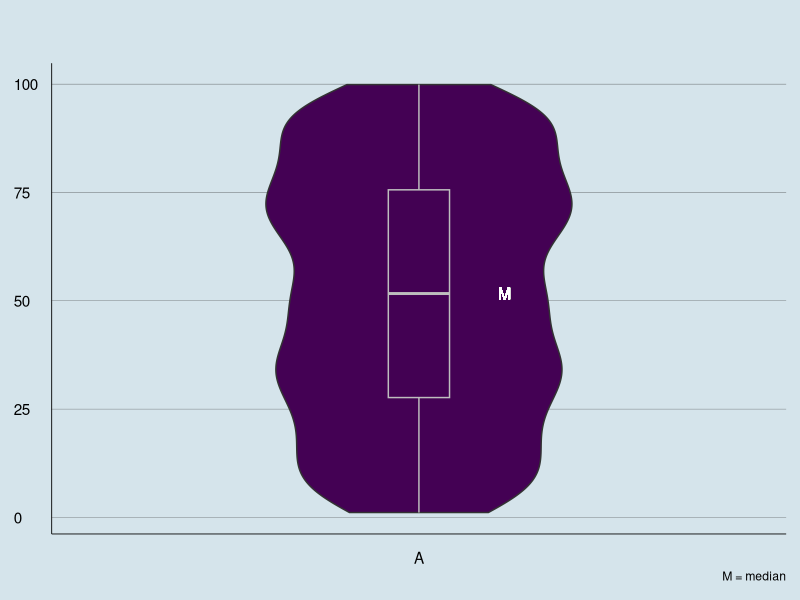

Write R code to recreate this figure.

# Notes:
# 1. Quartiles are also quantiles; they divide the distribution into four equal parts.
# 2. Good example - quantile(x, probs = seq(0, 1, 1/4))     # using quantile function to calculate quartiles

# Exported image details
#------------------------
# Output - png
# Dimensions - w x h = 300 x 416


#References:
#------------------------

# Understanding the box plot
# https://towardsdatascience.com/understanding-boxplots-5e2df7bcbd51

# The viridus library
# https://cran.r-project.org/web/packages/viridis/vignettes/intro-to-viridis.html
  
# R graph gallery
# https://www.r-graph-gallery.com/violin_and_boxplot_ggplot2.html


library(ggplot2)
library(ggthemes)
library(dplyr)
library(viridis) ######### NOTE ##################

# set working directory 
setwd("/Users/sanjaynoronha/Desktop/R")

#  runif generates random deviates
tmp1 <- runif(1000, 1, 100)
tmp2 <- runif(20, 70000, 100000)

a15 <- c(tmp1, tmp2) # join both vectors
subPool <- rep("A", length(a15)) # repeat a value 
df <- data.frame(a15 = a15, subPool = subPool) # build the df combining the 2

# lets get the summary of our data
dim(df)
summary(df$a15)

###################
# DATA CLEANING
###################

# What is 2 * IQR
twoIQR <- 2 * IQR(df$a15)
twoIQR

# What is the 3rd quartile
thirdQuartile <- quantile(df$a15, 3/4)
thirdQuartile

# given the outliers
# Getting all values less than Q3 + (2 X IQR)
twoIQRDf <- df %>% filter(df$a15 < (thirdQuartile + twoIQR))
dim(twoIQRDf)
summary(twoIQRDf$a15)

# Lets also look at the outliers even though we are discarding them in the graph
# given the outliers
# Getting all values less than Q3 + (2 X IQR)
outliersDf <- df %>% filter(df$a15 > (thirdQuartile + twoIQR))
outliersDf

# median value
median(twoIQRDf$a15)

#clean up
rm(tmp1)
rm(tmp2)
rm(a15)
rm(subPool)
rm(twoIQR)
rm(df)

###################
# VIZ
###################
p <-  ggplot(data = twoIQRDf , aes(x=subPool, y=a15, fill=subPool)) +
  geom_violin(width=0.5) +
  geom_boxplot(width=0.1, color="grey", alpha=0.2) + # specify color here
  scale_fill_viridis(discrete = TRUE) +
  geom_text(data = twoIQRDf, aes(x = 1.14 , y = median(a15), label = "M"), colour = "white", size = 4.0) +


#################
## THEME
#################

labs(
  x = NULL
  , y = NULL
  , title = ""
  , subtitle = ""
  , caption = "M = median"
) +
  
  theme_economist() +
  
  theme( # grids
    panel.grid.major.x =   element_blank()
    , panel.grid.minor.x =  element_blank()
    , panel.grid.major.y =   element_line( color = "grey18", size = 0.1)
    , panel.grid.minor.y = element_blank()
  ) +
  
  theme( # axes
    axis.ticks = element_blank()
    , axis.line.x = element_line( color = "black", size = 0.3)
    , axis.line.y = element_line( color = "black", size = 0.3)
  ) +
  
  theme(
    legend.position =  "none"
  )
  
p
